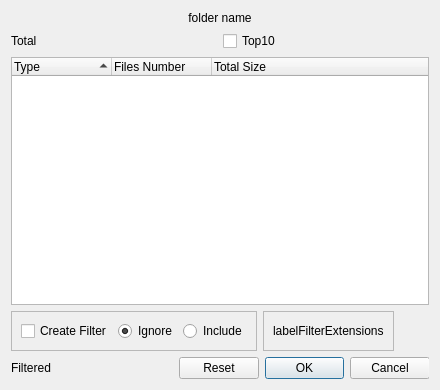
<?xml version="1.0" encoding="UTF-8"?>
<ui version="4.0">
 <class>DialogContentsList</class>
 <widget class="QDialog" name="DialogContentsList">
  <property name="geometry">
   <rect>
    <x>0</x>
    <y>0</y>
    <width>440</width>
    <height>390</height>
   </rect>
  </property>
  <property name="windowTitle">
   <string>Folder Contents</string>
  </property>
  <layout class="QGridLayout" name="gridLayout">
   <item row="3" column="0" colspan="2">
    <widget class="QTreeWidget" name="treeWidget">
     <property name="rootIsDecorated">
      <bool>false</bool>
     </property>
     <property name="sortingEnabled">
      <bool>true</bool>
     </property>
     <column>
      <property name="text">
       <string>Type</string>
      </property>
     </column>
     <column>
      <property name="text">
       <string>Files Number</string>
      </property>
     </column>
     <column>
      <property name="text">
       <string>Total Size</string>
      </property>
     </column>
    </widget>
   </item>
   <item row="1" column="0">
    <widget class="QLabel" name="labelTotal">
     <property name="text">
      <string>Total</string>
     </property>
    </widget>
   </item>
   <item row="0" column="0" colspan="2">
    <widget class="ClickableLabel" name="labelFolderName">
     <property name="text">
      <string>folder name</string>
     </property>
     <property name="alignment">
      <set>Qt::AlignCenter</set>
     </property>
    </widget>
   </item>
   <item row="1" column="1">
    <widget class="QCheckBox" name="checkBox_Top10">
     <property name="text">
      <string>Top10</string>
     </property>
    </widget>
   </item>
   <item row="5" column="0" colspan="2">
    <layout class="QHBoxLayout" name="horizontalLayout_filter">
     <item>
      <widget class="QFrame" name="frameCreateFilter">
       <property name="maximumSize">
        <size>
         <width>270</width>
         <height>16777215</height>
        </size>
       </property>
       <property name="frameShape">
        <enum>QFrame::StyledPanel</enum>
       </property>
       <property name="frameShadow">
        <enum>QFrame::Raised</enum>
       </property>
       <layout class="QHBoxLayout" name="horizontalLayout">
        <item>
         <widget class="QCheckBox" name="checkBox_CreateFilter">
          <property name="text">
           <string>Create Filter</string>
          </property>
         </widget>
        </item>
        <item>
         <widget class="QRadioButton" name="rbIgnore">
          <property name="enabled">
           <bool>true</bool>
          </property>
          <property name="text">
           <string>Ignore</string>
          </property>
          <property name="checked">
           <bool>true</bool>
          </property>
         </widget>
        </item>
        <item>
         <widget class="QRadioButton" name="rbInclude">
          <property name="enabled">
           <bool>true</bool>
          </property>
          <property name="text">
           <string>Include</string>
          </property>
         </widget>
        </item>
       </layout>
      </widget>
     </item>
     <item>
      <widget class="QFrame" name="frameFilterExtensions">
       <property name="frameShape">
        <enum>QFrame::StyledPanel</enum>
       </property>
       <property name="frameShadow">
        <enum>QFrame::Raised</enum>
       </property>
       <layout class="QHBoxLayout" name="horizontalLayout_2">
        <item>
         <widget class="QLabel" name="labelFilterExtensions">
          <property name="text">
           <string>labelFilterExtensions</string>
          </property>
         </widget>
        </item>
       </layout>
      </widget>
     </item>
     <item>
      <spacer name="horizontalSpacer">
       <property name="orientation">
        <enum>Qt::Horizontal</enum>
       </property>
       <property name="sizeHint" stdset="0">
        <size>
         <width>40</width>
         <height>20</height>
        </size>
       </property>
      </spacer>
     </item>
    </layout>
   </item>
   <item row="6" column="0" colspan="2">
    <layout class="QHBoxLayout" name="horizontalLayout_buttons">
     <item>
      <widget class="QLabel" name="labelTotalFiltered">
       <property name="text">
        <string>Filtered</string>
       </property>
      </widget>
     </item>
     <item>
      <widget class="QDialogButtonBox" name="buttonBox">
       <property name="maximumSize">
        <size>
         <width>250</width>
         <height>16777215</height>
        </size>
       </property>
       <property name="standardButtons">
        <set>QDialogButtonBox::Cancel|QDialogButtonBox::Ok|QDialogButtonBox::Reset</set>
       </property>
      </widget>
     </item>
    </layout>
   </item>
  </layout>
 </widget>
 <customwidgets>
  <customwidget>
   <class>ClickableLabel</class>
   <extends>QLabel</extends>
   <header>src/clickablelabel.h</header>
  </customwidget>
 </customwidgets>
 <resources/>
 <connections/>
</ui>
